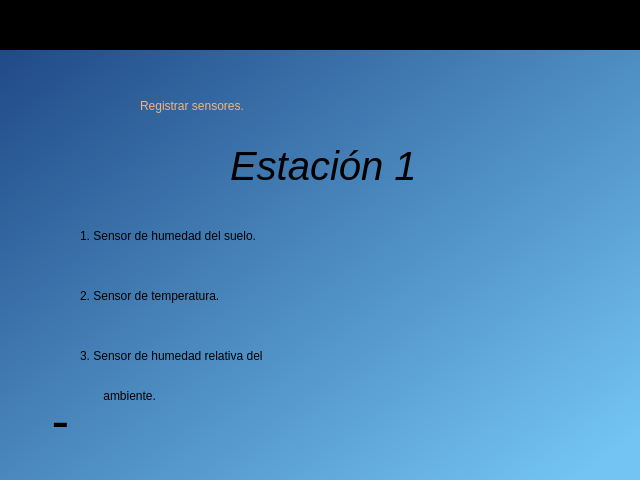
<?xml version="1.0" encoding="UTF-8"?>
<ui version="4.0">
 <class>widget_inicio</class>
 <widget class="QWidget" name="widget_inicio">
  <property name="geometry">
   <rect>
    <x>0</x>
    <y>0</y>
    <width>640</width>
    <height>480</height>
   </rect>
  </property>
  <property name="windowTitle">
   <string>Form</string>
  </property>
  <property name="styleSheet">
   <string notr="true"/>
  </property>
  <widget class="QWidget" name="widget_fecha" native="true">
   <property name="geometry">
    <rect>
     <x>0</x>
     <y>0</y>
     <width>641</width>
     <height>51</height>
    </rect>
   </property>
   <property name="styleSheet">
    <string notr="true">QWidget#widget_fecha{
background-color:rgb(0, 0, 0)}</string>
   </property>
   <widget class="QLabel" name="lbl_hora">
    <property name="geometry">
     <rect>
      <x>20</x>
      <y>10</y>
      <width>151</width>
      <height>21</height>
     </rect>
    </property>
    <property name="styleSheet">
     <string notr="true">font: 57 16pt &quot;Ubuntu&quot;;
color:rgb(238, 238, 236);</string>
    </property>
    <property name="text">
     <string/>
    </property>
   </widget>
   <widget class="QLabel" name="lbl_fecha">
    <property name="geometry">
     <rect>
      <x>460</x>
      <y>10</y>
      <width>161</width>
      <height>21</height>
     </rect>
    </property>
    <property name="styleSheet">
     <string notr="true">font: 57 16pt &quot;Ubuntu&quot;;
color:rgb(238, 238, 236);</string>
    </property>
    <property name="text">
     <string/>
    </property>
   </widget>
  </widget>
  <widget class="QWidget" name="widget_datos" native="true">
   <property name="geometry">
    <rect>
     <x>0</x>
     <y>50</y>
     <width>641</width>
     <height>431</height>
    </rect>
   </property>
   <property name="styleSheet">
    <string notr="true">QWidget#widget_datos{
background-color:qlineargradient(spread:pad, x1:0, y1:0, x2:0.985075, y2:0.903, stop:0 rgba(32, 74, 135, 255), stop:1 rgba(115, 196, 242, 255))
}</string>
   </property>
   <widget class="QLabel" name="label_9">
    <property name="geometry">
     <rect>
      <x>10</x>
      <y>10</y>
      <width>91</width>
      <height>101</height>
     </rect>
    </property>
    <property name="text">
     <string/>
    </property>
    <property name="pixmap">
     <pixmap>../images/logo.png</pixmap>
    </property>
    <property name="scaledContents">
     <bool>true</bool>
    </property>
   </widget>
   <widget class="QLabel" name="label">
    <property name="geometry">
     <rect>
      <x>30</x>
      <y>350</y>
      <width>71</width>
      <height>51</height>
     </rect>
    </property>
    <property name="text">
     <string/>
    </property>
    <property name="pixmap">
     <pixmap>../images/flecha_Atras.png</pixmap>
    </property>
    <property name="scaledContents">
     <bool>true</bool>
    </property>
   </widget>
   <widget class="QLabel" name="label_2">
    <property name="geometry">
     <rect>
      <x>40</x>
      <y>350</y>
      <width>41</width>
      <height>41</height>
     </rect>
    </property>
    <property name="font">
     <font>
      <pointsize>40</pointsize>
     </font>
    </property>
    <property name="text">
     <string>-</string>
    </property>
    <property name="alignment">
     <set>Qt::AlignCenter</set>
    </property>
   </widget>
   <widget class="QLabel" name="lbl_num_est">
    <property name="geometry">
     <rect>
      <x>230</x>
      <y>90</y>
      <width>191</width>
      <height>51</height>
     </rect>
    </property>
    <property name="font">
     <font>
      <family>Ubuntu</family>
      <pointsize>30</pointsize>
      <weight>7</weight>
      <italic>true</italic>
      <bold>false</bold>
     </font>
    </property>
    <property name="styleSheet">
     <string notr="true">font: 57 italic 30pt &quot;Ubuntu&quot;;
</string>
    </property>
    <property name="text">
     <string>Estación 1</string>
    </property>
   </widget>
   <widget class="QLabel" name="lbl_num_est_2">
    <property name="geometry">
     <rect>
      <x>140</x>
      <y>30</y>
      <width>371</width>
      <height>51</height>
     </rect>
    </property>
    <property name="styleSheet">
     <string notr="true">font: 22pt &quot;Ubuntu&quot;;
font: 57 italic 35pt &quot;Ubuntu&quot;;
color:rgb(244, 179, 126)</string>
    </property>
    <property name="text">
     <string>Registrar sensores.</string>
    </property>
   </widget>
   <widget class="QLabel" name="lbl_riego_est1">
    <property name="geometry">
     <rect>
      <x>80</x>
      <y>160</y>
      <width>431</width>
      <height>51</height>
     </rect>
    </property>
    <property name="styleSheet">
     <string notr="true">font: 22pt &quot;Ubuntu&quot;;</string>
    </property>
    <property name="text">
     <string>1. Sensor de humedad del suelo.</string>
    </property>
   </widget>
   <widget class="QLabel" name="lbl_riego_est2">
    <property name="geometry">
     <rect>
      <x>80</x>
      <y>220</y>
      <width>561</width>
      <height>51</height>
     </rect>
    </property>
    <property name="styleSheet">
     <string notr="true">font: 22pt &quot;Ubuntu&quot;;</string>
    </property>
    <property name="text">
     <string>2. Sensor de temperatura.</string>
    </property>
   </widget>
   <widget class="QLabel" name="lbl_riego_est3">
    <property name="geometry">
     <rect>
      <x>80</x>
      <y>260</y>
      <width>501</width>
      <height>91</height>
     </rect>
    </property>
    <property name="styleSheet">
     <string notr="true">font: 22pt &quot;Ubuntu&quot;;</string>
    </property>
    <property name="text">
     <string>3. Sensor de humedad relativa del</string>
    </property>
    <property name="textFormat">
     <enum>Qt::AutoText</enum>
    </property>
    <property name="wordWrap">
     <bool>true</bool>
    </property>
   </widget>
   <widget class="QLabel" name="lbl_riego_est3_2">
    <property name="geometry">
     <rect>
      <x>100</x>
      <y>300</y>
      <width>391</width>
      <height>91</height>
     </rect>
    </property>
    <property name="styleSheet">
     <string notr="true">font: 22pt &quot;Ubuntu&quot;;</string>
    </property>
    <property name="text">
     <string> ambiente.</string>
    </property>
    <property name="textFormat">
     <enum>Qt::AutoText</enum>
    </property>
    <property name="wordWrap">
     <bool>true</bool>
    </property>
   </widget>
  </widget>
 </widget>
 <resources/>
 <connections/>
</ui>
